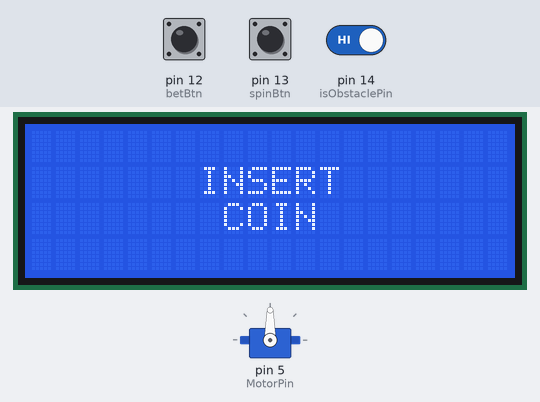
Recording of a sketch running on a simulated Arduino Uno, built with avr-gcc and run on an emulated ATmega328P. Parts: servo, 20×4 character LCD. The inputs (shaded band) are chosen by the test bench; at power-on: pin 14 (isObstaclePin) HIGH, pin 12 (betBtn) LOW, pin 13 (spinBtn) LOW. What the sketch prints to the serial monitor is not drawn.

Above: at 1.2 s.
1.3 s: pin 14 (isObstaclePin) driven LOW
3.2 s: pin 14 (isObstaclePin) driven HIGH
At 3.7 s:
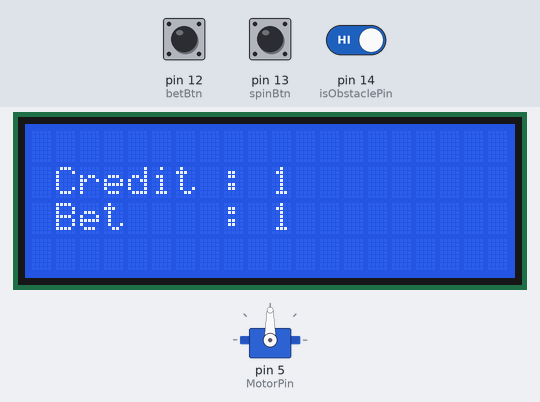
4.7 s: pin 12 (betBtn) pulled HIGH for 0.15 s
6.3 s: pin 13 (spinBtn) pulled HIGH for 0.15 s
At 7.5 s:
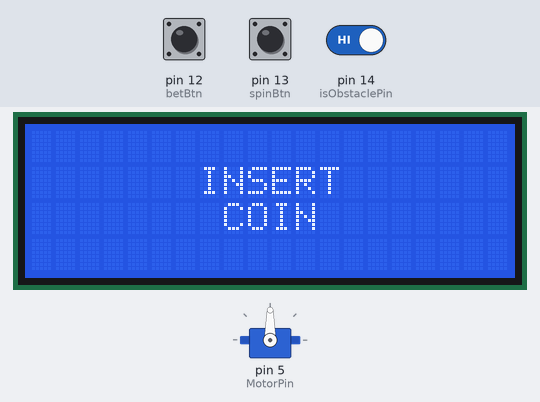
7.9 s: pin 12 (betBtn) driven HIGH and pin 13 (spinBtn) driven HIGH
10.9 s: pin 13 (spinBtn) pulsed LOW 2 times (0.12 s each, 0.3 s apart)
Timing chart, 0 to 13.9 s (numbered marks = the images above; inputs shaded):
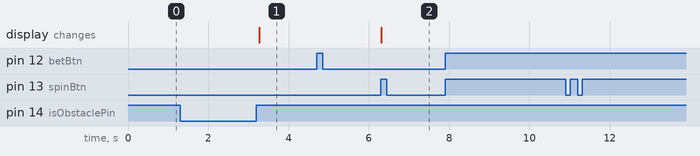

Measured:
- after the input at 1.3 s, every drawn part: stays the same
- after the input at 3.2 s, the display: changes after 0.07 s (image 1)
- after the input at 4.7 s, every drawn part: stays the same
- after the input at 6.3 s, the display: changes at once (image 2)
- after the input at 7.9 s, every drawn part: stays the same
- after the input at 10.9 s, every drawn part: stays the same

The sketch:

LcdUpdate.ino
```cpp
#include <Wire.h>
#include <LiquidCrystal_I2C.h>
#include <Servo.h>

//LCD Display Variable
int isObstaclePin = 14;
int isObstacle = HIGH;
LiquidCrystal_I2C lcd(0x27,20,4);                // Set the LCD address to 0x27 for a 20 chars and 4 line display

//Bet Button Variables
const int betBtn = 12;
int betState = LOW;
bool betPressed = false;

//Spin Button Variables
const int spinBtn = 13;
int spinState = LOW;
bool spinPressed = false;

//Credit, Bet variable
int creditAmt =0, betAmt=0;

//IR sensor variable
bool coinInsert = false;

//Server Motor Variable
#define MotorPin 5
Servo servoMain;

void setup()
{
  Serial.begin(9600);
  servoMain.attach(MotorPin);
  lcd.init();                                    // Initialize the LCD
  pinMode(isObstaclePin, INPUT);
  pinMode(betBtn, INPUT);
  pinMode(spinBtn, INPUT);
  LcdMessage(0);
  //lcd.print("TEST");
}

void loop()
{
  lcd.backlight();
  isObstacle = digitalRead(isObstaclePin);
  if(isObstacle == LOW) {                       // Obstacle detected
    Serial.println("Obstacle");
    coinInsert = true;
  } else if(isObstacle == HIGH && coinInsert){  // No Obstacle AND coinInsert == True
    Serial.println("Insert Coin");
    updateCredit(1);                            // Incremeent Credit Amt
    LcdMessage(1);                              // Display Message in LCD
  }

  if(betAvail()){                               //Check if bet increment could be done
    updateBet();                                    //Call method to update bet amt
  }else if(spinAvail()){                        //Ceck if spin could be done
    activateSpin();                                 //Call Method to start LED Matrix animation
  }
}

void updateCredit(int addAmt){                  //Method: Update Credit Amount
  if(addAmt>0 && creditAmt == 0){               //Scenario 1: Coin inserted when current credit == 0
    betAmt = 1;
    creditAmt += addAmt;
    coinInsert = !coinInsert;
  }else if(addAmt>0){                           //Scenario 2: Coin inserted when current credit !=0
    creditAmt += addAmt;
    coinInsert = !coinInsert;
  }else{                                        //Scenario 3: Credit deducted when played
    creditAmt += addAmt;
    if(creditAmt <= 0){                             //Message Type 1: Credit less than or equal to 0
      LcdMessage(0);
    }else{                                          //Message Type 2: When credit greater than 0
      LcdMessage(1);
    }
  }
}
void updateBet(){                               //Method: Update Bet Amount when Bet Button Pressed
  if(betAmt>=3 || betAmt >= creditAmt){             //Scenario 1: Current bet amount equal to/greater than 3
    Serial.println("Bet = 1");
    Serial.println(betAmt);
    betAmt = 1;
  }else{                                            //Scenario 2: Current bet amount less than 3
    Serial.println("Increase Bet");
    Serial.println(betAmt);
    betAmt++;
  }
  betPressed = false;
  LcdMessage(1);
}

bool betAvail(){
  betState = digitalRead(betBtn);                                   //Read Bet Btn Input
  if(betState == HIGH){
    betPressed = true;
    return false;
  }else if(betState == LOW && creditAmt > 0 && betPressed){        //Bet Btn Pressed && credit Amt greater than 0
    Serial.println("Bet to increase");
    return true;
  }else{
    betPressed = false;
    return false;
  }
}

void activateSpin(){                                            //Method: Activate LED Matrix
  spinPressed = false;
  creditAmt -= betAmt;                                              //Deducted credit based on bet amount
  if(creditAmt <=0){
    creditAmt = 0;                                                  //Credit amount set back to 0
    betAmt = 0;                                                     //Bet amount set back to 0
    LcdMessage(0);                                                  //Display "Insert Coin" Message when credit less than 0
  }else{
    betAmt = 1;                                                     //Bet amount set to 1
    LcdMessage(1);                                                  //Display remaining credit and bet amounts in LCD
  }
}

bool spinAvail(){
  spinState = digitalRead(spinBtn);                               //Read  Spin Btn Input
  if(spinState == HIGH){
    spinPressed = true;
  }else if (spinState == LOW && creditAmt > 0 && spinPressed){
    Serial.println("Spin");
    return true;
  }else{
    spinPressed = false;
    return false;
  }
}

void LcdMessage(int scenario){
  Serial.println("Print MEssage");
  lcd.clear();                                                    //Clear current displayed frame
  switch(scenario){

    //Idle State || Credit 0 Message Frame
    case 0 :  lcd.setCursor(7,1);
              lcd.print("INSERT");
              lcd.setCursor(8,2);
              lcd.print("COIN");
              break;

    //Credit!=0 && 0<Bet<=3 Message Frame
    case 1:
              Serial.println("MEssage 1");
              lcd.setCursor(1,1);
              lcd.print("Credit : ");
              lcd.print(creditAmt);
              lcd.setCursor(1,2);
              lcd.print("Bet    : ");
              lcd.print(betAmt);
              break;

    //Lose Condition Message Frame    - "NBS", "SCE", "ADM"
    case 2:   lcd.setCursor(6,1);
              lcd.print("NICE TRY");
              lcd.setCursor(9,2);
              lcd.print(":)");
              break;

    //Win Condition Message Frame     - "EEE"
    case 3:   lcd.setCursor(6,1);
              lcd.print("YOU WON!");
              lcd.setCursor(9,2);
              lcd.print("$");
              lcd.print(betAmt*2);
              break;

    //Jackpot Condition Message Frame - "IEM"
    case 4:   lcd.setCursor(6,1);
              lcd.print("JACKPOT!");
              lcd.setCursor(9,2);
              lcd.print(":)");
              break;

    //Default Message Frame
    default:  lcd.setCursor(1,1);
              lcd.print("Credit : ");
              lcd.print(creditAmt);
              lcd.setCursor(1,2);
              lcd.print("Bet : ");
              lcd.print(betAmt);
              break;
  }
}
```
